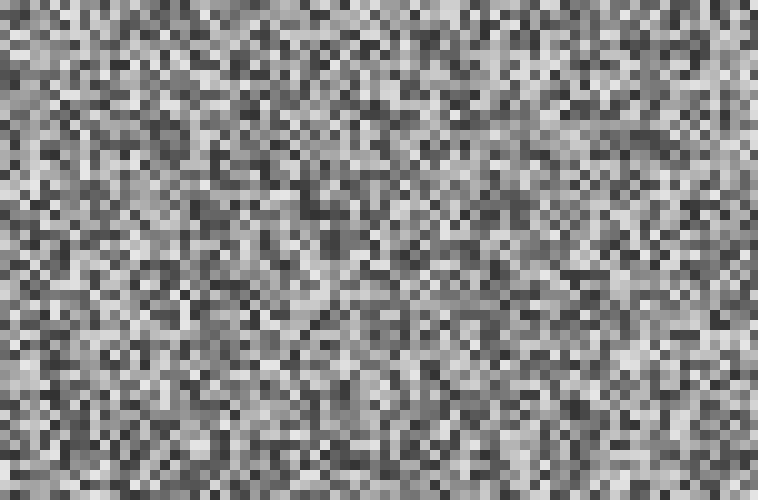
Frame 1 (no input)
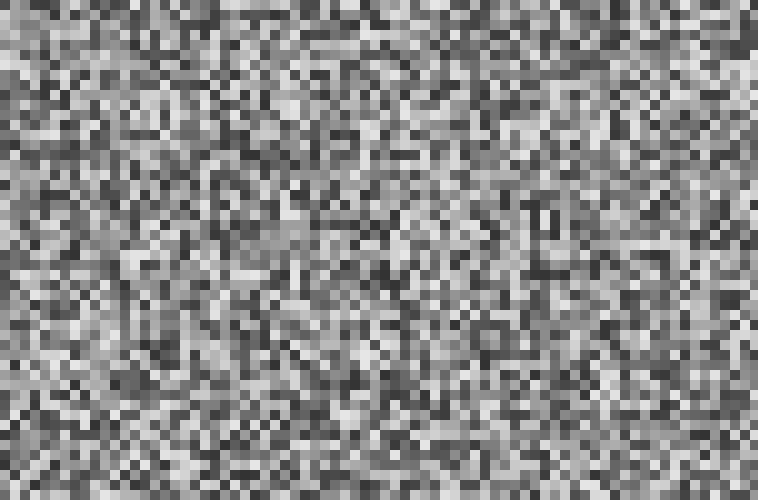
Frame 60 (no input)
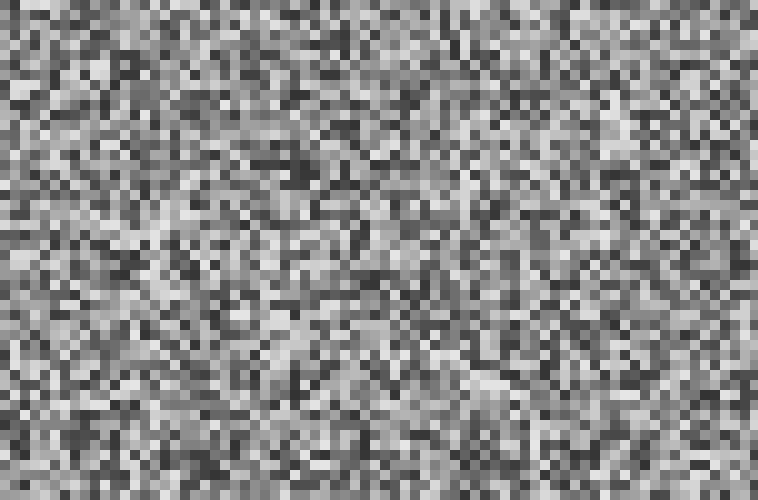
Frame 120 (the mouse pressed at the canvas centre since frame 60)

The p5.js sketch that drew these frames (run headless with seeded random() and noise() and a simulated clock; from frame 60 on, the mouse is pressed at the canvas centre):

// p5.js sketch
// ── sketch.js
var l = true;
var h = 500;
var w = 758;

function setup() {
  createCanvas(w, h);
  frameRate(20);
}

function draw() {
  noStroke();
  r();
}

function mouseClicked(){
  if (l) {
    noLoop();
    console.log('paused');
  } else {
    loop();
    console.log('resumed');
  }
  l = !l;
  return false;
}

function r(){
  rectSize = 10;
  for (i=0; i<w/rectSize; i++){
    for (j=0; j<h/rectSize; j++){
      fill(random(50, 230));
      rect(i*rectSize, j*rectSize, rectSize, rectSize);
    }
  }
}
